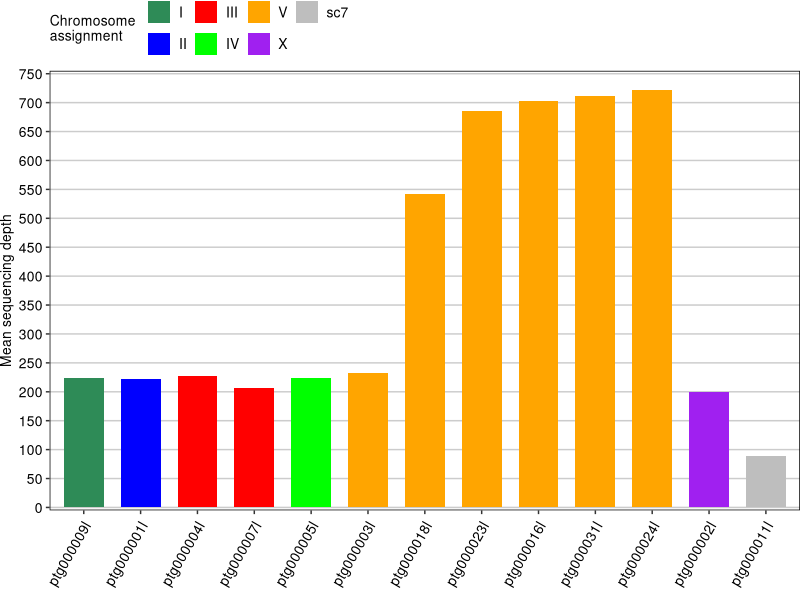
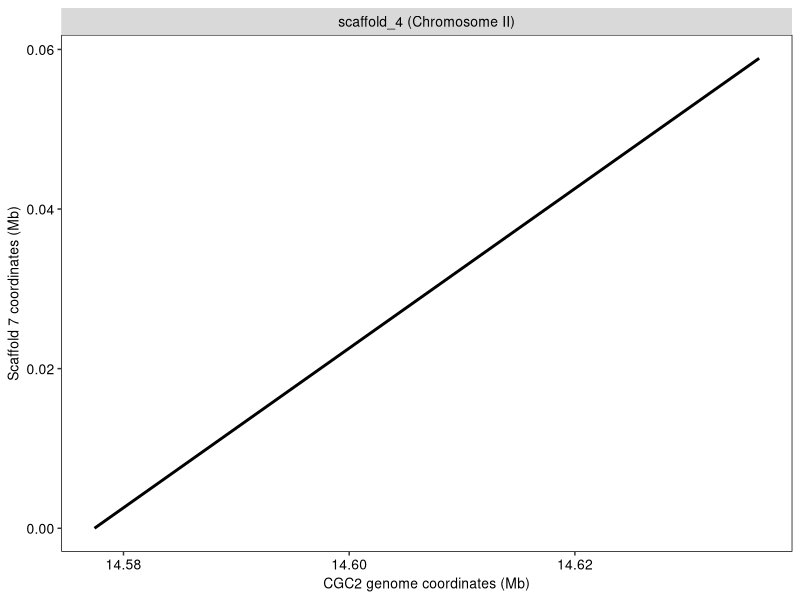
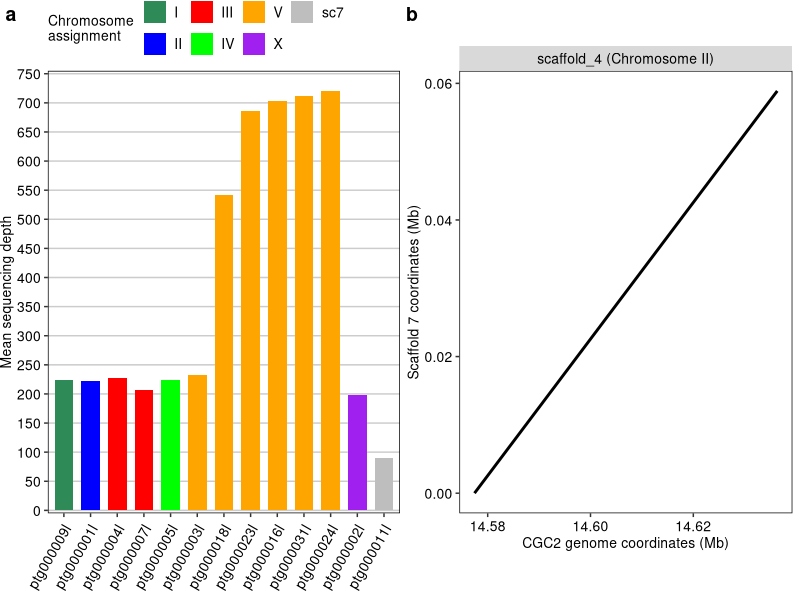
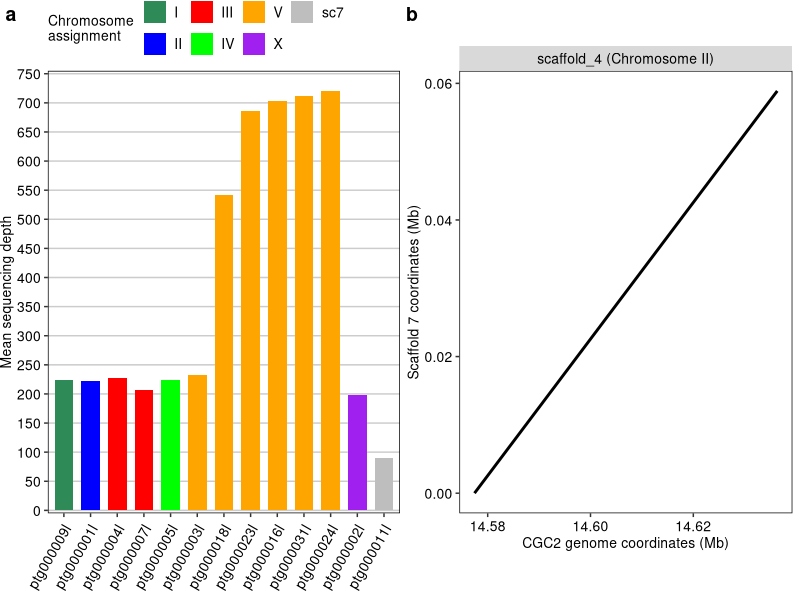

Reproduce these figures in R, in order.
library(dplyr)
library(readr)
library(ggplot2)
library(cowplot)

# Hi-C contig coverage:
cov <- readr::read_tsv("../../processed_data/scaffolding/HiC_contig_coverage.tsv") %>%
  dplyr::select(contig, coverage, meandepth) 

# Loading in scaffolds and corresponding contigs
chrom_cont <- readr::read_tsv("../../processed_data/scaffolding/scaffold_contig_IDs.tsv", col_names = c("scaffold","contig")) %>%
  dplyr::mutate(chrom = ifelse(scaffold == "scaffold_1","X", # assigning scaffolds to their chromosome ID
                               ifelse(scaffold == "scaffold_2","V",
                                      ifelse(scaffold == "scaffold_3","IV",
                                             ifelse(scaffold == "scaffold_4","II",
                                                    ifelse(scaffold == "scaffold_5","I",
                                                           ifelse(scaffold == "scaffold_6","III","sc7"))))))) %>%
  dplyr::left_join(cov, by = "contig") %>% # adding Hi-C coverage per contig information to data frame
  dplyr::mutate(contig = factor(contig, levels = c("ptg000009l","ptg000001l","ptg000004l","ptg000007l",
                                                   "ptg000005l", "ptg000003l","ptg000018l", "ptg000023l", "ptg000016l", "ptg000031l",
                                                   "ptg000024l", "ptg000002l", "ptg000011l"))) %>%
  mutate(chrom = factor(chrom, levels = c("I","II","III","IV","V","X","sc7"))) 

# Plotting Hi-C coverage per 
hic_coverage <- ggplot(chrom_cont, aes(x = contig, y = meandepth, fill = chrom)) +
  geom_col(position = position_dodge(width = 0.8), width = 0.7) +
  scale_y_continuous(
    breaks = seq(0, 800, 50),
    minor_breaks = seq(0, 800, 25),
    expand = c(0, 5)) +
  coord_cartesian(ylim = c(0,750)) +
  scale_fill_manual(values = c("I" = "seagreen", "II" = "blue", "III" = "red", "IV" = "green", "V" = "orange","X" = "purple", "sc7" = "gray")) +
  theme(
    axis.title = element_text(size = 10, color = 'black'),
    axis.title.x = element_blank(),
    axis.text.x = element_text(size = 10, color = 'black', angle = 60, hjust = 1.05),
    panel.background = element_blank(),
    panel.grid.major= element_line(color = 'gray80'),
    legend.text = element_text(size = 10, color = 'black'),
    legend.title = element_text(size = 10, color = 'black'),
    legend.position = 'top',
    # legend.justification = "left", 
    legend.justification = c(0, 0.5),
    legend.margin = margin(0, 0, 0, 0),     
    legend.box.margin = margin(0, 0, 0, 0), 
    legend.box.just = "left",
    plot.margin = margin(b = 10),
    panel.grid.major.x = element_blank(),
    axis.text.y = element_text(size = 10, color = 'black'),
    panel.border = element_rect(fill = NA)) +
  labs(y = "Mean sequencing depth", fill = "Chromosome \nassignment") 
hic_coverage


# Scaffold 7 aligned to scaffolded CGC2 genome
scaff_7 <- readr::read_tsv("../../processed_data/genome_genome_alignments/scaffold7_CGC2.transformed.tsv", col_names = c("s7S","s7E","CGS","CGE","L1","L2","IDY","LENR","LENQ","scaffold_7","CGC2_scaffold")) %>%
  dplyr::mutate(CGC2_scaffold = ifelse(CGC2_scaffold == "scaffold_1","scaffold_1 (Chromosome X)", 
                                       ifelse(CGC2_scaffold == "scaffold_2","scaffold_2 (Chromosome V)",
                                              ifelse(CGC2_scaffold == "scaffold_3","scaffold_3 (Chromosome IV)",
                                                     ifelse(CGC2_scaffold == "scaffold_4","scaffold_4 (Chromosome II)",
                                                            ifelse(CGC2_scaffold == "scaffold_5","scaffold_5 (Chromosome I)",
                                                                   ifelse(CGC2_scaffold == "scaffold_6","scaffold_6 (Chromosome III)", CGC2_scaffold))))))) 

# Plotting the alingment(s) of scaffold 7 to CGC2 genome
sc_7_aln <- ggplot(scaff_7 %>% dplyr::filter(L1 > 30000)) + # removing short alignments of scaffold 7
  geom_segment(aes(x = CGS / 1e6, xend = CGE / 1e6, y = s7S / 1e6, yend = s7E / 1e6), color = "black", linewidth = 1) +
  facet_wrap(~CGC2_scaffold, scales = "free") +
  theme(
    panel.background = element_blank(),
    axis.title = element_text(size = 10, color = 'black'),
    panel.grid = element_blank(),
    strip.text = element_text(size = 10, color = 'black'),
    axis.text = element_text(size = 10, color = 'black'),
    panel.border = element_rect(fill = NA)) +
  labs(y = "Scaffold 7 coordinates (Mb)", x = "CGC2 genome coordinates (Mb)")
sc_7_aln


# Create final plot:
final_plot <- cowplot::plot_grid(
  hic_coverage, sc_7_aln,
  labels = c("a","b"),
  nrow = 1,
  align = "h",
  axis = "tb"
)
final_plot


# Save the plot
ggsave("../../figures/supplementary/duplicate_haplotig.png", final_plot, width = 7, height = 5, dpi = 600)
